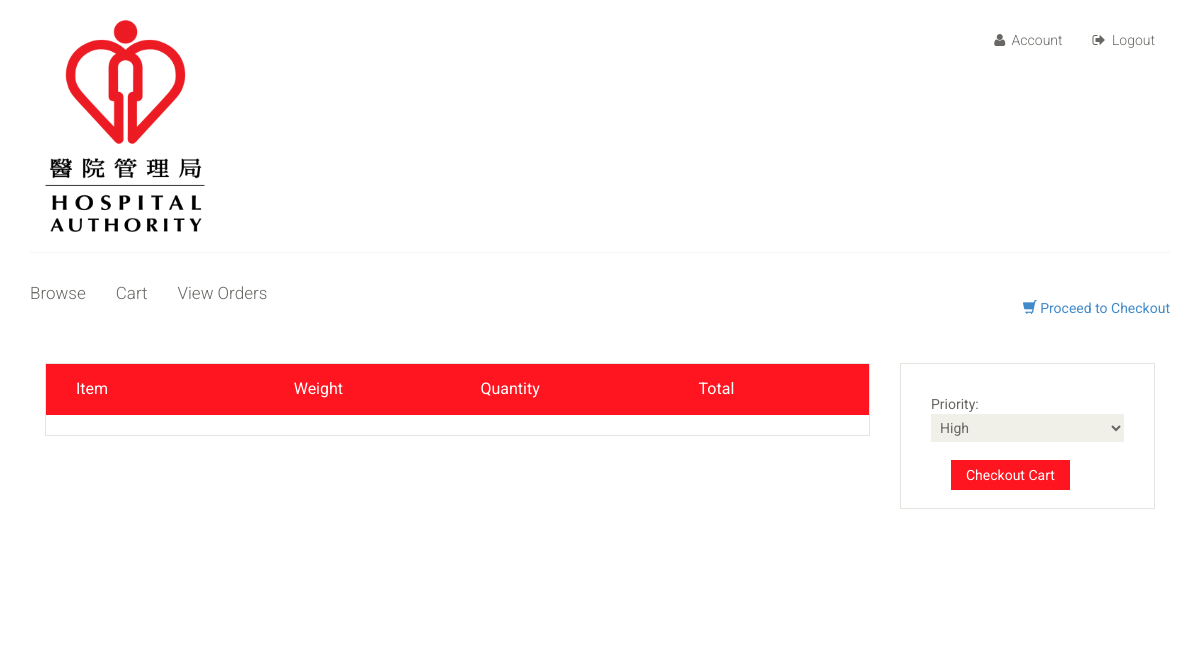
The app's page /main/cart/, older data.
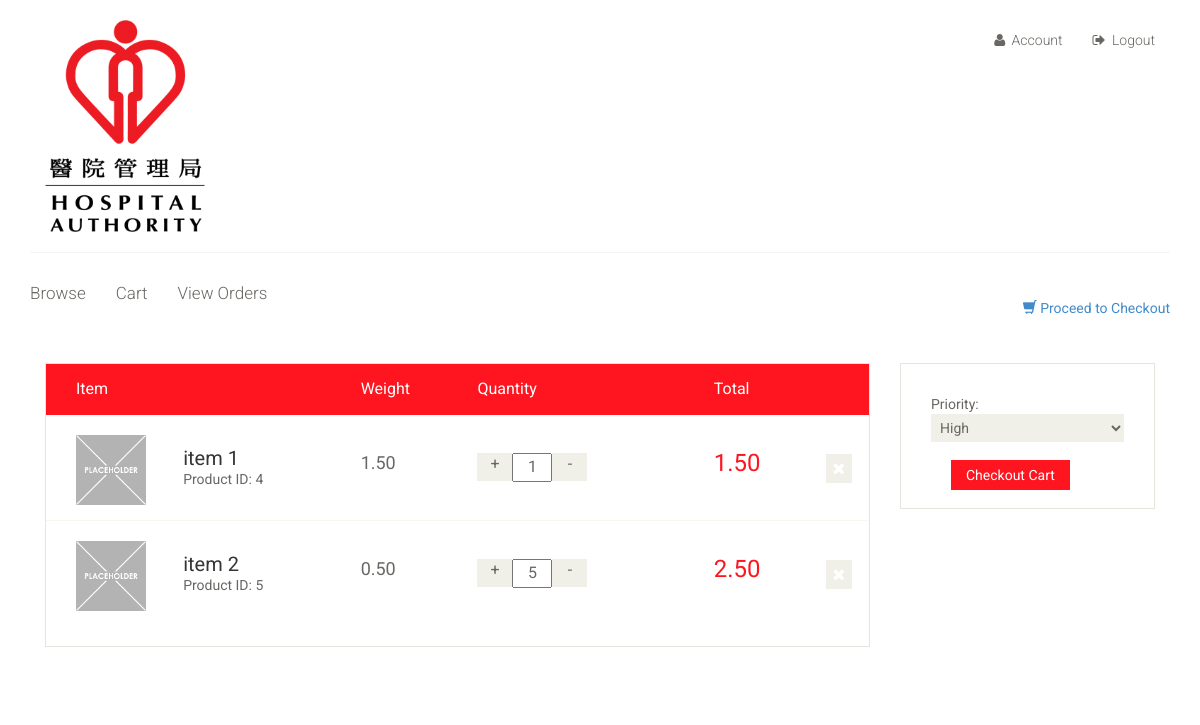
The same page, newer data.
### airsupply/models.py (models this page shows, shortened)
class LineItem(models.Model):
    item = models.ForeignKey(Item, on_delete=models.CASCADE)
    quantity = models.IntegerField()

class Item(models.Model):
    description = models.CharField(max_length=100)
    category = models.ForeignKey(Category, on_delete=models.CASCADE)
    weight = models.DecimalField(max_digits=100, decimal_places=2)
    imageUrl = models.CharField(max_length=250)

### airsupply/views.py (the view)
# urls.py: path('cart/', views.CartView.as_view(), name='cart'),
class CartView(generic.ListView):
    template_name = 'clinic-manager/cart.html'
    context_object_name = 'all_items'
    def get_queryset(self):
        return Order.objects.get(status='cart').items.all()
    def get_context_data(self, **kwargs):
        context = super().get_context_data(**kwargs)
        items = Order.objects.get(status='cart').items.all()
        itemWeights = {}
        for item in items:
            itemWeights[item] = item.item.weight * item.quantity
        context['weights'] = itemWeights
        return context

### airsupply/views.py (called while the page is built)
@register.filter
def get_item(dictionary, key):
    return dictionary.get(key)

### templates/clinic-manager/cart.html (shortened to what this page needs)
{% extends 'base.html' %}
{% block navbar %}
    {% include 'clinic-manager/navbar.html' %}
{% endblock %}
{% block body %}
	<div class="container">
		<section id="cart_items" class="col-sm-9">
			<div class="table-responsive cart_info">
				<table class="table table-condensed">
					<thead>
						<tr class="cart_menu">
							<td class="image">Item</td>
							<td class="description"></td>
							<td class="price">Weight</td>
							<td class="quantity">Quantity</td>
							<td class="total">Total</td>
							<td></td>
						</tr>
					</thead>
					<tbody>
                        {% for item in all_items %}
                            <tr>
                                <td class="cart_product">
                                    <a href=""><img src="../../airsupply/static/airsupply/images/placeholder.png" alt=""></a>
                                </td>
                                <td class="cart_description">
                                    <h4><a href="">{{ item.item.description }}</a></h4>
                                    <p>Product ID: {{ item.item.id }}</p>
                                </td>
                                <td class="cart_price">
                                    <p>{{ item.item.weight }}</p>
                                </td>
                                <td class="cart_quantity">
                                    <div class="cart_quantity_button">
                                        <a class="cart_quantity_up" href=""> + </a>
                                        <input class="cart_quantity_input" type="text" name="quantity" value="{{ item.quantity }}" autocomplete="off" size="2">
                                        <a class="cart_quantity_down" href=""> - </a>
                                    </div>
                                </td>
                                <td class="cart_total">
                                    <p class="cart_total_price">{{ weights|get_item:item }}</p>
                                </td>
                                <td class="cart_delete">
                                    <a class="cart_quantity_delete" href=""><i class="fa fa-times"></i></a>
                                </td>
                            </tr>
                        {% endfor %}
					</tbody>
				</table>
			</div>
		</section>
		<section id="do_action" class="col-sm-3">
				<div class="total_area">
					<span style="float:left;">Priority:</span>
					<select name="priority" form="checkoutForm">
						<option value="High">High</option>
					</select>
                    <form action="{% url 'airsupply:cart_checkout' %}" method="post" id="checkoutForm">
                        <input class="btn btn-default check_out" type="submit" value="Checkout Cart">
                    </form>
				</div>
		</section>
	</div>
{% endblock %}

### templates/base.html (shortened to what this page needs)
<!DOCTYPE html>
<html lang="en">
<head>
    {% load staticfiles %}
    <link href="{% static 'airsupply/css/bootstrap.min.css' %}" rel="stylesheet">
    <link href="{% static 'airsupply/css/font-awesome.min.css' %}" rel="stylesheet">
    <link href="{% static 'airsupply/css/prettyPhoto.css' %}" rel="stylesheet">
    <link href="{% static 'airsupply/css/price-range.css' %}" rel="stylesheet">
    <link href="{% static 'airsupply/css/animate.css' %}" rel="stylesheet">
	<link href="{% static 'airsupply/css/main.css' %}" rel="stylesheet">
	<link href="{% static 'airsupply/css/responsive.css' %}" rel="stylesheet">
</head>
<body>
    {% block navbar %}
    {% endblock %}
    {% block body %}
    {% endblock %}
</body>
</html>

### templates/clinic-manager/navbar.html (shortened to what this page needs)
<header id="header">
    <div class="header-middle">
        <div class="container">
            <div class="row">
                <div class="col-sm-2">
                    <div class="logo pull-left">
                        <a href="index.html">
                            {% load static %}
                            <img src="{% static 'airsupply/images/home/logo.png' %}" alt="" />
                        </a>
                    </div>
                </div>
                <div class="col-sm-10">
                    <div class="shop-menu pull-right">
                        <ul class="nav navbar-nav">
                            <li><a href="account.html"><i class="fa fa-user"></i> Account</a></li>
                            <li><a href="login.html"><i class="fa fa-sign-out"></i> Logout</a></li>
                        </ul>
                    </div>
                </div>
            </div>
        </div>
    </div>
    <div class="header-bottom">
        <div class="container">
            <div class="row">
                <div class="col-sm-9">
                    <div class="mainmenu pull-left">
                        <ul class="nav navbar-nav collapse navbar-collapse">
                            <li><a href="{% url 'airsupply:browse' %}">Browse</a></li>
                            <li><a href="{% url 'airsupply:cart' %}">Cart</a></li>
                            <li><a href="{% url 'airsupply:my_orders' %}">View Orders</a></li>
                        </ul>
                    </div>
                </div>
                <div class="col-sm-3">
                   <ul class="nav navbar-nav navbar-right">
                     <li><a href="{% url 'airsupply:cart' %}"><span class="glyphicon glyphicon-shopping-cart"></span> Proceed to Checkout</a></li>
                   </ul>
                </div>
            </div>
        </div>
    </div>
</header>

### airsupply/static/airsupply/css/main.css (style rules this page uses)
body { font-family: 'Roboto', sans-serif; background: none; position: relative; font-weighsdt:400px; }
ul li { list-style: none; }
a { -webkit-transition: 300ms; -moz-transition: 300ms; -o-transition: 300ms; transition: 300ms; }
h1, h2, h3, h4, h5, h6 { font-family: 'Roboto', sans-serif; }
#cart_items img { height:70px; }
#header .logo img { width: 100%; }
.header-middle .container .row { border-bottom: 1px solid #f5f5f5; margin-left: 0; margin-right: 0; padding-bottom: 20px; padding-top: 20px; }
.shop-menu ul li { display:inline-block; padding-left: 15px; padding-right: 15px; }
.shop-menu ul li:last-child { padding-right: 0; }
.shop-menu ul li a { background: #FFFFFF; color: #696763; font-family: 'Roboto', sans-serif; font-size: 14px; font-weight: 300; padding:0; padding-right: 0; margin-top: 10px; }
.shop-menu ul li a i { margin-right:3px; }
.header-bottom { padding-bottom: 30px; padding-top: 30px; }
.navbar-collapse.collapse { padding-left: 0; }
.mainmenu ul li { padding-right: 15px; padding-left: 15px; }
.mainmenu ul li:first-child { padding-left: 0px; }
.mainmenu ul li a { color: #696763; font-family: 'Roboto', sans-serif; font-size: 17px; font-weight: 300; padding: 0; padding-bottom: 10px; }
#do_action { margin-bottom: 50px; }
#cart_items .cart_info { border: 1px solid #E6E4DF; margin-bottom: 50px }
#cart_items .cart_info .cart_menu { background: #fe151f; color: #fff; font-size: 16px; font-family: 'Roboto', sans-serif; font-weight: normal; }
#cart_items .cart_info .table.table-condensed thead tr { height: 51px; }
#cart_items .cart_info .table.table-condensed tr { border-bottom: 1px solid#F7F7F0 }
#cart_items .cart_info .table.table-condensed tr:last-child { border-bottom: 0 }
.cart_info table tr td { border-top: 0 none; vertical-align: inherit; }
#cart_items .cart_info .image { padding-left: 30px; }
#cart_items .cart_info .cart_description h4 { margin-bottom: 0 }
#cart_items .cart_info .cart_description h4 a { color: #363432; font-family: 'Roboto',sans-serif; font-size: 20px; font-weight: normal; }
#cart_items .cart_info .cart_description p { color:#696763 }
#cart_items .cart_info .cart_price p { color:#696763; font-size: 18px }
#cart_items .cart_info .cart_total_price { color: #fe151f; font-size: 24px; }
.cart_product { display: block; margin: 15px -70px 10px 25px; }
.cart_quantity_button a { background:#F0F0E9; color: #696763; display: inline-block; font-size: 16px; height: 28px; overflow: hidden; text-align: center; width: 35px; float: left; }
.cart_quantity_input { color: #696763; float: left; font-size: 16px; text-align: center; font-family: 'Roboto',sans-serif; }
.cart_delete { display: block; margin-right: -12px; overflow: hidden; }
.cart_delete a { background:#F0F0E9; color: #FFFFFF; padding: 5px 7px; font-size: 16px }
#do_action .total_area { padding-bottom: 18px !important; }
#do_action .total_area, #do_action .chose_area { border: 1px solid #E6E4DF; color: #696763; padding: 30px; margin-bottom: 80px; }
.total_area span { float: right; }
.user_info input, select, textarea { background: #F0F0E9; border:0; color: #696763; padding: 5px; width: 100%; border-radius: 0; resize: none }
.update, .check_out { background: #fe151f; border-radius: 0; color: #FFFFFF; margin-top: 18px; border: none; padding: 5px 15px; }
.check_out { margin-left: 20px }
.logo img { width: 12vw; }

Row changes from the older to the newer data that the page shows:
added LineItem: item.description "item 1", item.id "4", item.weight "1.50", quantity "1", id "1.50"
added LineItem: item.description "item 2", item.id "5", item.weight "0.50", quantity "5", id "2.50"
